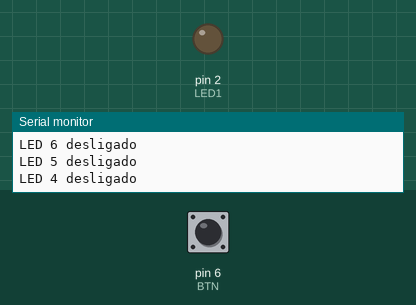
Recording of a sketch running on a simulated Arduino Uno, built with avr-gcc and run on an emulated ATmega328P. Shown: output pins drawn as LEDs (lit = HIGH), the last lines printed to the serial monitor. Inputs (shaded band) come from the test bench; at power-on: pin 6 (BTN) HIGH.

Above: at 1.8 s.
1.9 s: pin 6 (BTN) pulled LOW for 0.65 s
At 3.5 s:
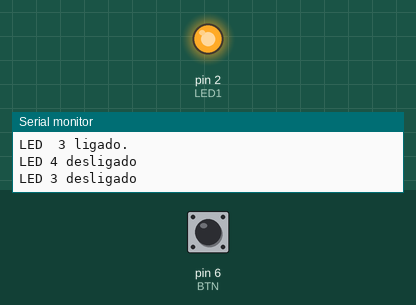
Timing chart, 0 to 11.6 s (numbered marks = the images above; inputs shaded):
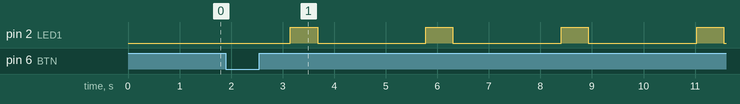

Measured:
- by itself, pin 2 (LED1): alternates HIGH for 0.53 s and LOW for 2.1 s

The sketch:

code.ino
```cpp
/*
	Projeto: Leitura de botão digital
    Cliente: SENAI-Timbó
    Projetista: William Colasso Pereira
    Data: 09/08/24 - Versão: 1.0


    Resumo: Exemplo de funcionamento de
    		alguns desvios condicionais.

*/
//Definição de Constantes

#define LED1 2 //Pino do LED
#define LED2 3 //Pino do LED
#define LED3 4 //Pino do LED
#define LED4 5 //Pino do LED
#define BTN 6 //Pino do Botão
#define TL 500 //Define tempo de leitura
#define TL2 25 //Define tempo de leitura

//Definição de Variáveis

bool valorBT = 0; //Variável para o valor do botão
int contador = 2; //Variável para condizer com o LED

void setup()	//Inicialização Base
{
  pinMode(LED1, OUTPUT);	//Define o pino como saída
   pinMode(LED1, OUTPUT);	//Define o pino como saída
   pinMode(LED1, OUTPUT);	//Define o pino como saída
   pinMode(LED1, OUTPUT);	//Define o pino como saída
  pinMode(BTN,INPUT);	//Define o pino como entrada
  Serial.begin(9601);	//Define a taxa de bits do monitor Serial
}

void loop()
{
  valorBT = digitalRead(BTN);

  if(valorBT == 0){

    digitalWrite(contador,1);
    digitalWrite(contador-1,0);
    Serial.print("LED  ");
    Serial.print(contador);
    Serial.println(" ligado.");
    delay(TL2);
    if(contador==5){
      contador = 1;
      digitalWrite(LED4,0);
    }
    contador++;

  }else{


    digitalWrite(contador,0);
    digitalWrite(contador-1,1);
    Serial.print("LED ");
    Serial.print(contador);
    Serial.println(" desligado");
    delay(TL2);
    if(contador==2){
      contador = 7;
    }
    contador--;
  }

  delay(TL);
}
```
